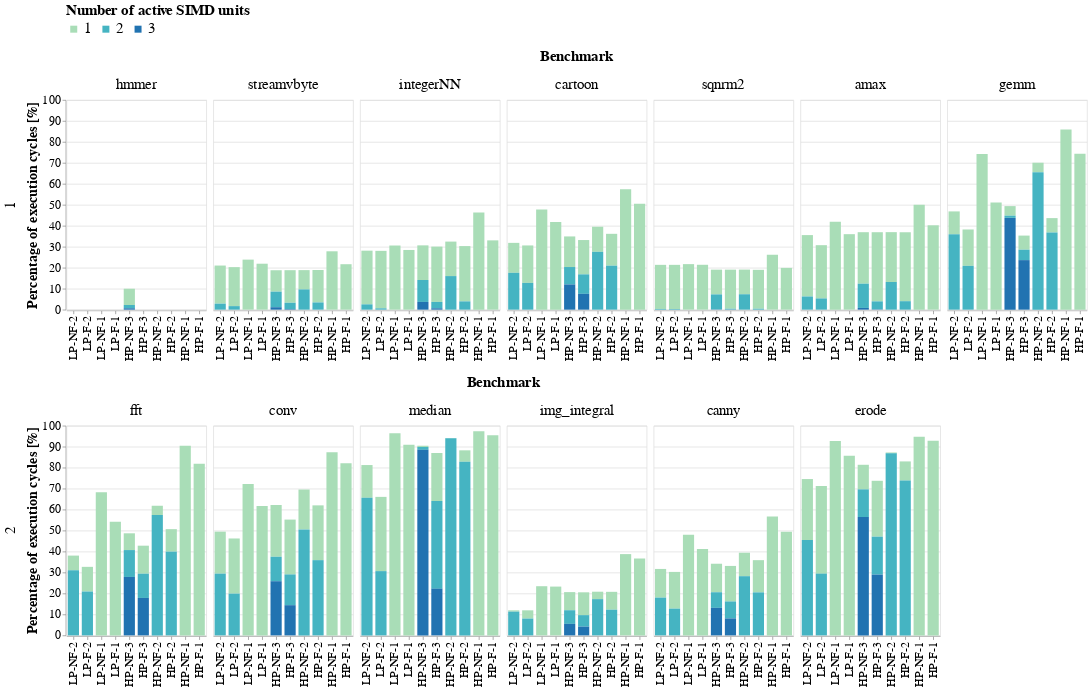

Write notebook code for a chart like this one.
### Code cell
usage_plot = alt.Chart(df).mark_bar(size=16).encode(
    y=alt.Y(
        'Percentage:Q',
        scale=alt.Scale(domain=(0, 100)),
        title="Percentage of execution cycles [%]"
    ),
    x=alt.X(
        'Config:N',
        sort=configs_order,
        title=""
    ),
    column=alt.Column(
        'Benchmark:N',
        sort=bench_order,
        spacing=8
    ),
    color=alt.Color(
        'Var:O',
        scale=alt.Scale(scheme='yellowgreenblue'),
        title='Number of active SIMD units'
    ),
).properties(
    height=alt.Step(19)
).facet(
    row=alt.Row(
        'Row:O',
        title=""
    )
).configure_axis(
    labelFontSize=17, titleFontSize=20
).configure_header(
    labelFontSize=21, titleFontSize=21
).configure_legend(
    titleFontSize=21, labelFontSize=21, orient='top', titleLimit=0
)
usage_plot

### Figure 1 — Vega-Lite specification as saved in the notebook (floating-point values rounded to 4 significant figures; data arrays with more than 128 entries replaced by an {"elided": "..."} marker saying what was removed)
{"config": {"view": {"continuousWidth": 400, "continuousHeight": 300}, "axis": {"labelFontSize": 17, "titleFontSize": 20}, "header": {"labelFontSize": 21, "titleFontSize": 21}, "legend": {"labelFontSize": 21, "orient": "top", "titleFontSize": 21, "titleLimit": 0}}, "data": {"name": "data-97ebe5fa6e38aefcdf908640e70a9d91"}, "facet": {"row": {"type": "ordinal", "field": "Row", "title": ""}}, "spec": {"mark": {"type": "bar", "size": 16}, "encoding": {"color": {"type": "ordinal", "field": "Var", "scale": {"scheme": "yellowgreenblue"}, "title": "Number of active SIMD units"}, "column": {"type": "nominal", "field": "Benchmark", "sort": ["hmmer", "streamvbyte", "integerNN", "cartoon", "sqnrm2", "amax", "gemm", "fft", "conv", "median", "img_integral", "canny", "erode"], "spacing": 8}, "x": {"type": "nominal", "field": "Config", "sort": ["LP-NF-2", "LP-F-2", "LP-NF-1", "LP-F-1", "HP-NF-3", "HP-F-3", "HP-NF-2", "HP-F-2", "HP-NF-1", "HP-F-1"], "title": ""}, "y": {"type": "quantitative", "field": "Percentage", "scale": {"domain": [0, 100]}, "title": "Percentage of execution cycles [%]"}}, "height": {"step": 19}}, "$schema": "https://vega.github.io/schema/vega-lite/v4.0.0.json", "datasets": {"data-97ebe5fa6e38aefcdf908640e70a9d91": {"elided": "219 records"}}}
